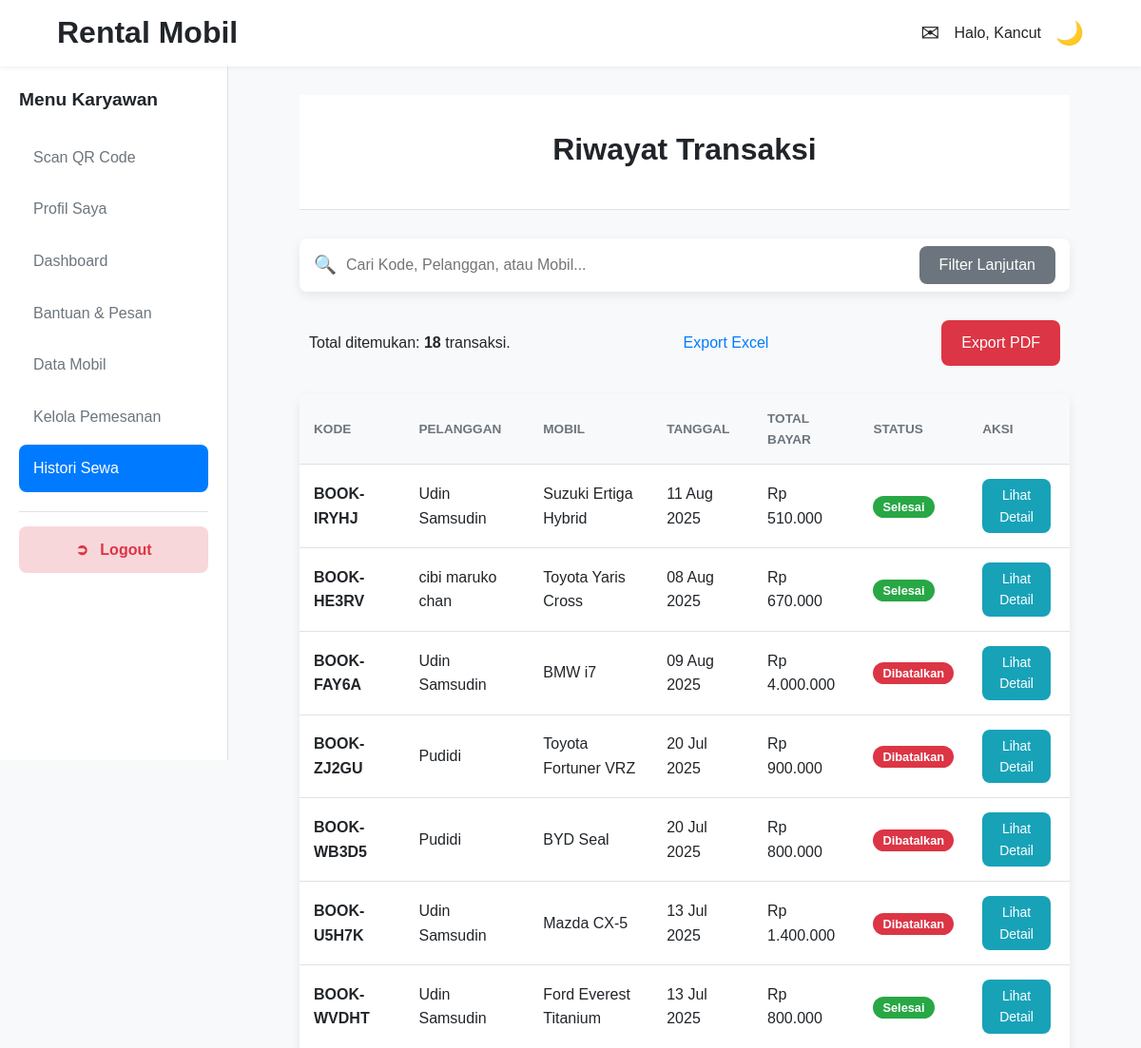
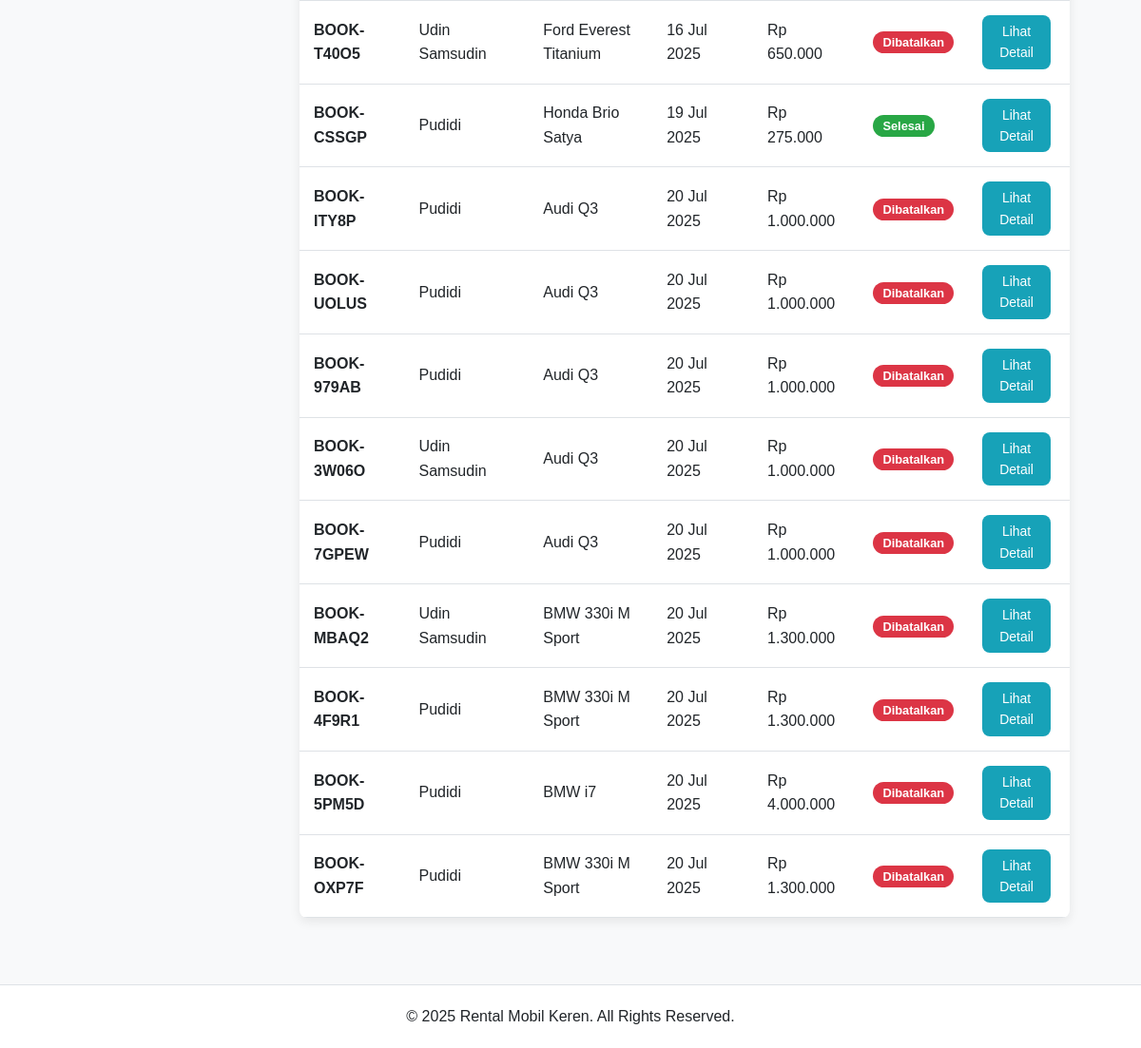
Page /admin/history.php (signed in) on the earlier database version (2 pictures, top to bottom).
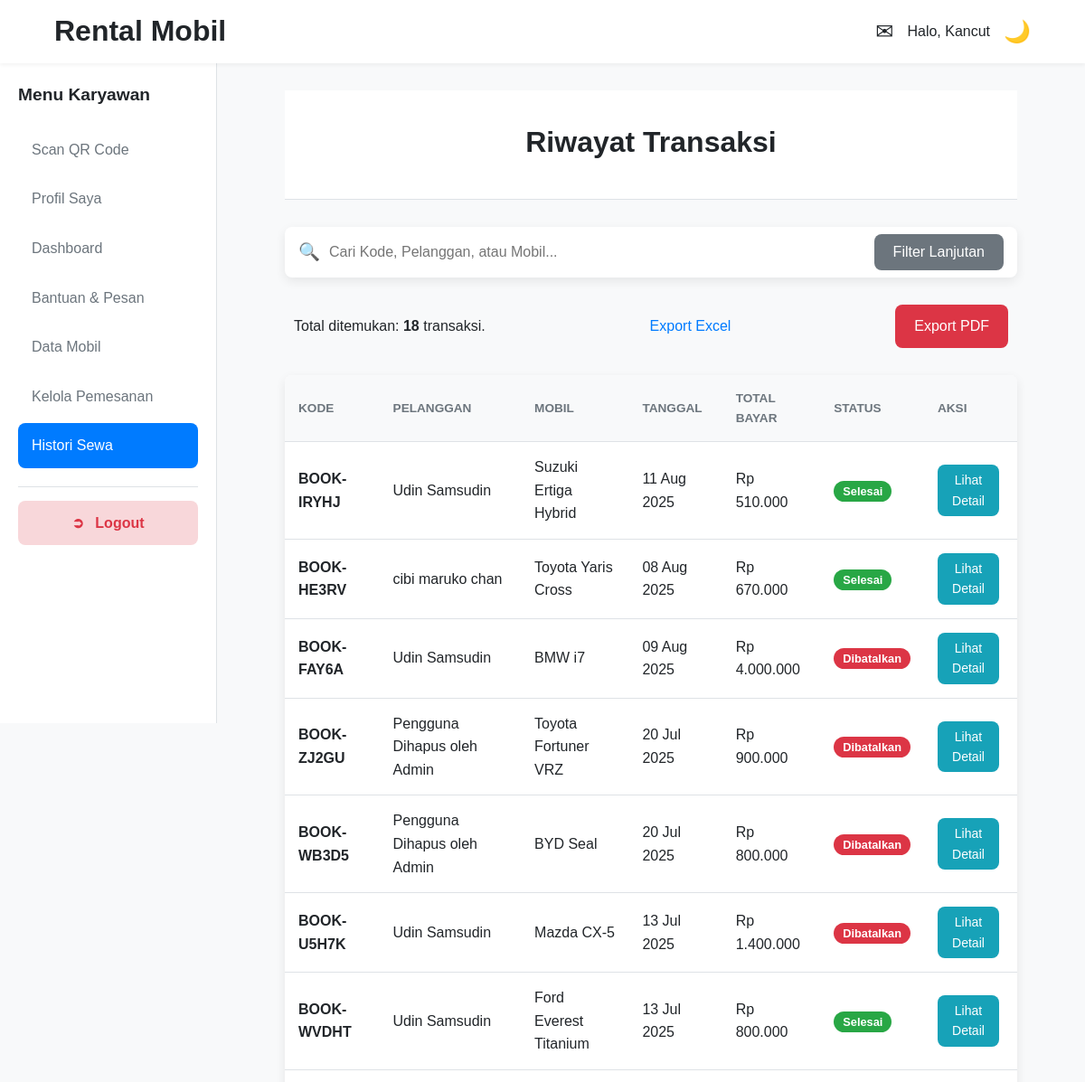
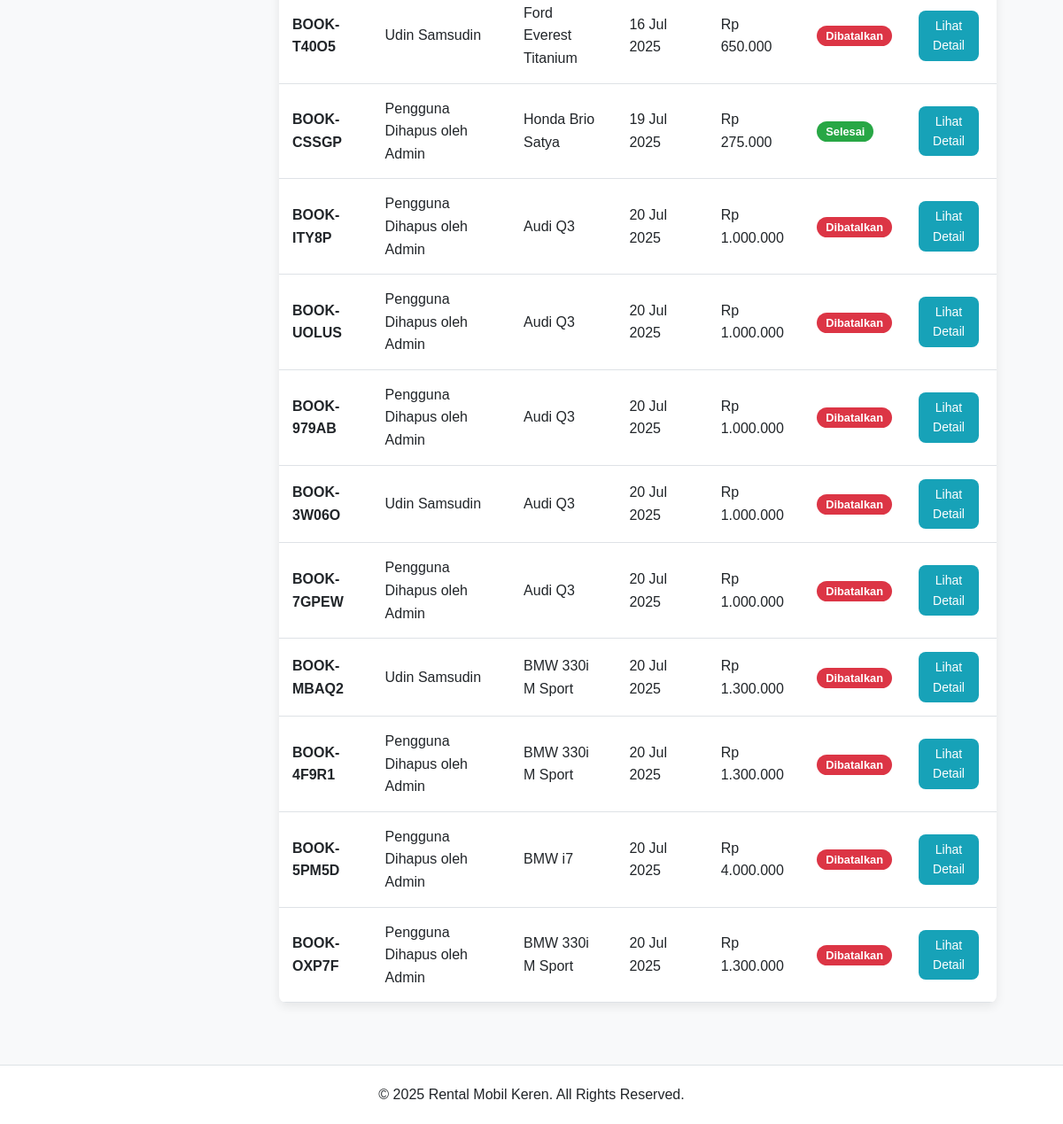
Same page on the later database version (2 pictures, top to bottom).
### tables this page shows
CREATE TABLE `pemesanan` (
  `id_pemesanan` int(11) NOT NULL,
  `kode_pemesanan` varchar(10) NOT NULL,
  `id_pengguna` int(11) NOT NULL,
  `id_mobil` int(11) NOT NULL,
  `tanggal_mulai` datetime NOT NULL,
  `tanggal_selesai` datetime NOT NULL,
  `tanggal_pengembalian` datetime DEFAULT NULL,
  `total_biaya` decimal(12,2) NOT NULL,
  `total_denda` decimal(12,2) DEFAULT 0.00,
  `total_biaya_diajukan` decimal(12,2) DEFAULT NULL,
  `status_pemesanan` enum('Menunggu Pembayaran','Menunggu Verifikasi','Dikonfirmasi','Berjalan','Selesai','Dibatalkan','Pengajuan Pembatalan','Pengajuan Ambil Cepat','Menunggu Pembayaran Denda','Pengajuan Ditolak') NOT NULL,
  `alasan_pembatalan` text DEFAULT NULL,
  `rekening_pembatalan` varchar(50) DEFAULT NULL,
  `rating_pengguna` int(1) DEFAULT NULL,
  `review_pelanggan` text DEFAULT NULL,
  `catatan_admin` varchar(255) DEFAULT NULL,
  `waktu_pengambilan` datetime DEFAULT NULL,
  `waktu_pengembalian` datetime DEFAULT NULL,
  `batas_pembayaran` datetime DEFAULT NULL,
  `tgl_mulai_diajukan` datetime DEFAULT NULL,
  `tanggal_pemesanan` timestamp NOT NULL DEFAULT current_timestamp(),
  `updated_at` timestamp NOT NULL DEFAULT current_timestamp() ON UPDATE current_timestamp()
);

CREATE TABLE `pengguna` (
  `id_pengguna` int(11) NOT NULL,
  `username` varchar(50) NOT NULL,
  `password` varchar(255) NOT NULL,
  `nama_lengkap` varchar(100) NOT NULL,
  `nik` varchar(16) DEFAULT NULL,
  `foto_ktp` varchar(255) DEFAULT NULL,
  `email` varchar(100) NOT NULL,
  `no_telp` varchar(15) NOT NULL,
  `alamat` text DEFAULT NULL,
  `role` enum('Admin','Karyawan','Pelanggan') NOT NULL DEFAULT 'Pelanggan',
  `created_at` timestamp NOT NULL DEFAULT current_timestamp()
);

CREATE TABLE `mobil` (
  `id_mobil` int(11) NOT NULL,
  `plat_nomor` varchar(10) NOT NULL,
  `merk` varchar(50) NOT NULL,
  `model` varchar(50) NOT NULL,
  `tahun` year(4) NOT NULL,
  `jenis_mobil` varchar(50) DEFAULT NULL,
  `harga_sewa_harian` decimal(10,2) NOT NULL,
  `denda_per_hari` decimal(10,2) NOT NULL,
  `status` enum('Tersedia','Disewa','Perawatan','Tidak Aktif','Dipesan') NOT NULL DEFAULT 'Tersedia',
  `gambar_mobil` varchar(255) DEFAULT NULL,
  `spesifikasi` text DEFAULT NULL,
  `kelas_mobil` enum('Low level','Mid level','High level','Luxury') DEFAULT 'Mid level',
  `updated_at` timestamp NOT NULL DEFAULT current_timestamp() ON UPDATE current_timestamp()
);

### includes/functions.php (called while the page is built, shortened)
<?php
function format_rupiah($angka) {
    return 'Rp ' . number_format($angka, 0, ',', '.');
}

### admin/_template_history_table.php (the view, shortened to what this page needs)
<table>
        <thead>
            <tr>
                <th>Kode</th><?php if (in_array($role_session, ['Admin', 'Karyawan'])): ?><th>Pelanggan</th><?php endif; ?><th>Mobil</th>
                <th>Tanggal</th>
                <th>Total Bayar</th>
                <th>Status</th>
                <th>Aksi</th>
            </tr>
        </thead>
        <tbody>
            <?php if (!empty($histories)): foreach ($histories as $history): ?>
                    <tr>
                        <td><strong><?= htmlspecialchars($history['kode_pemesanan']) ?></strong></td>
                        <?php if (in_array($role_session, ['Admin', 'Karyawan'])): ?><td><?= htmlspecialchars($history['nama_lengkap']) ?></td><?php endif; ?>
                        <td><?= htmlspecialchars($history['merk'] . ' ' . $history['model']) ?></td>
                        <td><?= date('d M Y', strtotime($history['tanggal_pemesanan'])) ?></td>
                        <td><?= format_rupiah($history['total_biaya'] + $history['total_denda']) ?></td>
                        <td><span class="status-badge status-<?= strtolower(str_replace(' ', '-', $history['status_pemesanan'])) ?>"><?= htmlspecialchars($history['status_pemesanan']) ?></span></td>
                        <td><a href="<?= BASE_URL ?>actions/pemesanan/detail.php?id=<?= $history['id_pemesanan'] ?>" class="btn btn-info btn-sm">Lihat Detail</a></td>
                    </tr>
                <?php endforeach;
            else: ?>
                <tr>
                    <td colspan="7">Tidak ada riwayat yang ditemukan sesuai kriteria.</td>
                </tr>
            <?php endif; ?>
        </tbody>
    </table>

### includes/header.php (shortened to what this page needs)
<?php
$link_pesan = '#';
$id_pengguna_session = $_SESSION['id_pengguna'] ?? 0;
$sapaan = $_SESSION['username'] ?? '';
if ($id_pengguna_session > 0) {
    $link_pesan = BASE_URL . 'actions/pesan/inbox.php';
    if (!empty($_SESSION['nama_lengkap'])) {
        $nama_parts = explode(' ', trim($_SESSION['nama_lengkap']));
        $sapaan = $nama_parts[0];
    }
}
?>
<!DOCTYPE html>
<html lang="id">
<head>
    <link rel="stylesheet" href="<?= BASE_URL ?>assets/css/style.css">
    <link rel="stylesheet" href="<?= BASE_URL ?>assets/css/dark-mode.css">
    <link href="https://cdn.jsdelivr.net/npm/select2@4.1.0-rc.0/dist/css/select2.min.css" rel="stylesheet" />
    <link rel="stylesheet" href="<?= BASE_URL ?>assets/css/dashboard.css">
    <link rel="stylesheet" href="<?= BASE_URL ?>admin/css/admin.css">
    <link rel="stylesheet" href="<?= BASE_URL ?>pelanggan/css/pelanggan.css">
    <link rel="stylesheet" href="<?= BASE_URL ?>assets/css/fleksibel.css">
</head>
<body>
    <header class="main-header">
        <div class="container header-container">
            <div class="logo-container">
                <h1 class="header-title">Rental Mobil</h1>
            </div>
            <div class="user-actions">
                <?php if ($id_pengguna_session > 0):
                ?>
                    <a href="<?= $link_pesan ?>" class="notification-icon" title="Pesan"><span class="icon">&#9993;</span></a>
                    <span class="welcome-user">Halo, <?= htmlspecialchars($sapaan) ?></span>
                <?php else:
                ?>
                    <a href="<?= BASE_URL ?>login.php" class="btn">Login</a>
                <?php endif; ?>
                <button id="dark-mode-toggle" class="icon-btn">🌙</button>
            </div>
        </div>
    </header>
    <div class="page-wrapper">
        <?php
        if ($id_pengguna_session > 0) {
            require_once __DIR__ . '/sidebar.php';
        }
        ?>
        <main class="main-content">
            <div class="container">

### includes/sidebar.php (shortened to what this page needs)
<?php
$current_page = basename($_SERVER['PHP_SELF']);
function is_active($page_name, $current_page_name)
{
    return $page_name === $current_page_name ? 'class="active"' : '';
}
?>
<aside class="sidebar">
    <div class="sidebar-header">
        <h3>Menu <?= htmlspecialchars($_SESSION['role']) ?></h3>
    </div>
    <nav class="sidebar-nav">
        <ul>
            <?php if ($_SESSION['role'] === 'Admin'): ?>
                <li>
                    <a href="<?= BASE_URL ?>admin/scan_qr.php">Scan QR Code</a>
                </li>
                <li <?= is_active('profile.php', $current_page) ?>>
                    <a href="<?= BASE_URL ?>pelanggan/profile.php">Profil Saya</a>
                </li>
                <li <?= is_active('dashboard.php', $current_page) ?>>
                    <a href="<?= BASE_URL ?>admin/dashboard.php">Dashboard</a>
                </li>
                <li <?= is_active('inbox.php', $current_page) ?>>
                    <a href="<?= BASE_URL ?>actions/pesan/inbox.php">Bantuan & Pesan</a>
                </li>
                <li <?= is_active('mobil.php', $current_page) ?>>
                    <a href="<?= BASE_URL ?>admin/mobil.php">Kelola Mobil</a>
                </li>
                <li <?= is_active('user.php', $current_page) ?>>
                    <a href="<?= BASE_URL ?>admin/user.php">Kelola Pengguna</a>
                </li>
                <li <?= is_active('pembayaran.php', $current_page) ?>>
                    <a href="<?= BASE_URL ?>admin/pembayaran.php">Kelola Pemesanan</a>
                </li>
                <li <?= is_active('history.php', $current_page) ?>>
                    <a href="<?= BASE_URL ?>admin/history.php">Riwayat Transaksi</a>
                </li>
            <?php elseif ($_SESSION['role'] === 'Karyawan'): ?>
                <li>
                    <a href="<?= BASE_URL ?>admin/scan_qr.php">Scan QR Code</a>
                </li>
                <li <?= is_active('profile.php', $current_page) ?>>
                    <a href="<?= BASE_URL ?>pelanggan/profile.php">Profil Saya</a>
                </li>
                <li <?= is_active('dashboard.php', $current_page) ?>>
                    <a href="<?= BASE_URL ?>admin/dashboard.php">Dashboard</a>
                </li>
                <li <?= is_active('inbox.php', $current_page) ?>>
                    <a href="<?= BASE_URL ?>actions/pesan/inbox.php">Bantuan & Pesan</a>
                </li>
                <li <?= is_active('mobil.php', $current_page) ?>>
                    <a href="<?= BASE_URL ?>admin/mobil.php">Data Mobil</a>
                </li>
                <li <?= is_active('pembayaran.php', $current_page) ?>>
                    <a href="<?= BASE_URL ?>admin/pembayaran.php">Kelola Pemesanan</a>
                </li>
                <li <?= is_active('history.php', $current_page) ?>>
                    <a href="<?= BASE_URL ?>admin/history.php">Histori Sewa</a>
                </li>
            <?php endif; ?>
            <li class="sidebar-logout">
                <a href="<?= BASE_URL ?>logout.php">
                    <span class="icon">&#10162;</span> Logout
                </a>
            </li>
        </ul>
    </nav>
</aside>

### admin/history.php (shortened to what this page needs)
<?php
require_once '../includes/functions.php';
require_once '../includes/header.php';
$role_session = $_SESSION['role'];
$search_query = $_GET['q'] ?? '';
$sql = "SELECT p.*, pg.nama_lengkap, m.merk, m.model, m.gambar_mobil FROM pemesanan p
        JOIN pengguna pg ON p.id_pengguna = pg.id_pengguna
        JOIN mobil m ON p.id_mobil = m.id_mobil WHERE 1=1";
$params = [];
$sql .= " ORDER BY p.updated_at DESC";
try {
    $stmt = $pdo->prepare($sql);
    $stmt->execute($params);
    $histories = $stmt->fetchAll();
} catch (PDOException $e) {
    $histories = [];
}
?>
<div class="page-header">
    <h1>Riwayat Transaksi</h1>
</div>
<div class="search-and-filter-container">
    <div class="main-search-bar">
        <span class="search-icon">&#128269;</span>
        <input type="text" name="q" form="filter-form" placeholder="Cari Kode, Pelanggan, atau Mobil..." value="<?= htmlspecialchars($search_query) ?>">
        <button type="button" id="toggle-filter-btn" class="btn btn-secondary">Filter Lanjutan</button>
    </div>
</div>
<?php if (in_array($role_session, ['Admin', 'Karyawan'])): ?>
    <div class="export-buttons">
        <p>Total ditemukan: <strong><?= count($histories) ?></strong> transaksi.</p>
        <?php if (!empty($histories)): ?><a href="../actions/export/excel.php?<?= http_build_query($_GET) ?>" class="btn btn-success">Export Excel</a><a href="../actions/export/pdf.php?<?= http_build_query($_GET) ?>" class="btn btn-danger" target="_blank">Export PDF</a><?php endif; ?>
    </div>
<?php endif; ?>
<?php
$live_context = 'admin_pemesanan';
$live_last_update = !empty($histories) ? $histories[0]['updated_at'] : date('Y-m-d H:i:s');
?>
<div id="history-table-wrapper" class="table-container" data-live-context="<?= $live_context ?>" data-live-last-update="<?= $live_last_update ?>">
    <?php
    include '_template_history_table.php';
    ?>
</div>
<?php require_once '../includes/footer.php'; ?>

### includes/footer.php (shortened to what this page needs)
</div>
</main>
</div>
<footer class="main-footer">
    <div class="container">
        <p>&copy; <?= date('Y') ?> Rental Mobil Keren. All Rights Reserved.</p>
    </div>
</footer>
</body>
</html>

### assets/css/style.css (style rules this page uses)
:root { --primary-color: #007bff; --secondary-color: #6c757d; --success-color: #28a745; --danger-color: #dc3545; --warning-color: #ffc107; --info-color: #17a2b8; --bg-color: #f8f9fa; --surface-color: #ffffff; --text-color: #212529; --muted-text-color: #6c757d; --border-color: #dee2e6; --font-family: 'Poppins', sans-serif; --header-height: 70px; --sidebar-width: 240px; --border-radius: 8px; --box-shadow: 0 4px 12px rgba(0, 0, 0, 0.08); }
* { margin: 0; padding: 0; box-sizing: border-box; }
body { font-family: var(--font-family); background-color: var(--bg-color); color: var(--text-color); line-height: 1.6; }
.container { width: 90%; max-width: 1200px; margin: 0 auto; }
a { color: var(--primary-color); text-decoration: none; transition: color 0.2s; }
.btn { display: inline-block; padding: 10px 20px; font-size: 1rem; font-weight: 500; border: 1px solid transparent; border-radius: var(--border-radius); cursor: pointer; transition: all 0.2s; text-align: center; }
.btn-secondary { background-color: var(--secondary-color); color: #fff; }
.btn-danger { background-color: var(--danger-color); color: #fff; }
.btn-sm { padding: 5px 10px; font-size: 0.875rem; }
.main-header { background-color: var(--surface-color); height: var(--header-height); display: flex; align-items: center; position: sticky; top: 0; z-index: 1000; box-shadow: 0 2px 4px rgba(0, 0, 0, 0.05); }
.header-container { display: flex; justify-content: space-between; align-items: center; }
.user-actions { display: flex; align-items: center; gap: 15px; }
.icon-btn { background: none; border: none; font-size: 1.5rem; cursor: pointer; }
.page-wrapper { display: flex; }
.sidebar { position: sticky; top: var(--header-height); height: calc(100vh - var(--header-height)); overflow-y: auto; align-self: flex-start; width: var(--sidebar-width); background-color: var(--surface-color); padding: 20px; border-right: 1px solid var(--border-color); }
.sidebar-header h3 { font-size: 1.2rem; margin-bottom: 20px; }
.sidebar-nav ul { list-style: none; }
.sidebar-nav li a { display: block; padding: 12px 15px; margin-bottom: 5px; border-radius: var(--border-radius); font-weight: 500; color: var(--muted-text-color); }
.sidebar-nav li.active a { background-color: var(--primary-color); color: #fff; }
.main-content { flex: 1; padding: 30px; }
.main-footer { text-align: center; padding: 20px; margin-top: 40px; background-color: var(--surface-color); border-top: 1px solid var(--border-color); }
.table-container { background-color: var(--surface-color); border-radius: var(--border-radius); box-shadow: var(--box-shadow); overflow-x: auto; }
table { width: 100%; border-collapse: collapse; }
th, td { padding: 15px; text-align: left; border-bottom: 1px solid var(--border-color); }
th { background-color: var(--bg-color); font-weight: 600; }
.status-badge { padding: 4px 10px; border-radius: 12px; font-size: 0.8rem; font-weight: 600; color: #fff; text-transform: capitalize; white-space: nowrap; }
.status-tersedia, .status-dikonfirmasi, .status-selesai, .status-diverifikasi, .status-dibalas { background-color: var(--success-color); }
.status-dibatalkan, .status-pengajuan-ditolak, .status-pengajuan-pembatalan { background-color: var(--danger-color); }
.page-header { background-color: var(--surface-color); padding: 2rem 0; text-align: center; margin-bottom: 30px; border-bottom: 1px solid var(--border-color); }
.page-header h1 { margin-bottom: 5px; }
.btn-info { background-color: var(--info-color); color: #fff; }

### admin/css/admin.css (style rules this page uses)
.table-container th { font-size: 0.85rem; text-transform: uppercase; color: var(--muted-text-color); }
.table-container td .btn { margin-right: 5px; }
.export-buttons { margin-bottom: 20px; padding: 10px; display: flex; justify-content: space-between; align-items: center; flex-wrap: wrap; gap: 10px; }
.main-search-bar { display: flex; align-items: center; background-color: var(--surface-color); padding: 8px 15px; border-radius: var(--border-radius); box-shadow: var(--box-shadow); margin-bottom: 20px; }
.main-search-bar .search-icon { font-size: 1.2rem; color: var(--muted-text-color); margin-right: 10px; }
.main-search-bar input[type="text"] { flex-grow: 1; border: none; outline: none; font-size: 1rem; background: none; }

Differences in the rows shown:
changed through a linked row, pemesanan "BOOK-ZJ2GU": id_pengguna.nama_lengkap "Pudidi" → "Pengguna Dihapus oleh Admin"
changed through a linked row, pemesanan "BOOK-WB3D5": id_pengguna.nama_lengkap "Pudidi" → "Pengguna Dihapus oleh Admin"
changed through a linked row, pemesanan "BOOK-CSSGP": id_pengguna.nama_lengkap "Pudidi" → "Pengguna Dihapus oleh Admin"
changed through a linked row, pemesanan "BOOK-ITY8P": id_pengguna.nama_lengkap "Pudidi" → "Pengguna Dihapus oleh Admin"
changed through a linked row, pemesanan "BOOK-UOLUS": id_pengguna.nama_lengkap "Pudidi" → "Pengguna Dihapus oleh Admin"
changed through a linked row, pemesanan "BOOK-979AB": id_pengguna.nama_lengkap "Pudidi" → "Pengguna Dihapus oleh Admin"
changed through a linked row, pemesanan "BOOK-7GPEW": id_pengguna.nama_lengkap "Pudidi" → "Pengguna Dihapus oleh Admin"
changed through a linked row, pemesanan "BOOK-4F9R1": id_pengguna.nama_lengkap "Pudidi" → "Pengguna Dihapus oleh Admin"
changed through a linked row, pemesanan "BOOK-5PM5D": id_pengguna.nama_lengkap "Pudidi" → "Pengguna Dihapus oleh Admin"
changed through a linked row, pemesanan "BOOK-OXP7F": id_pengguna.nama_lengkap "Pudidi" → "Pengguna Dihapus oleh Admin"
